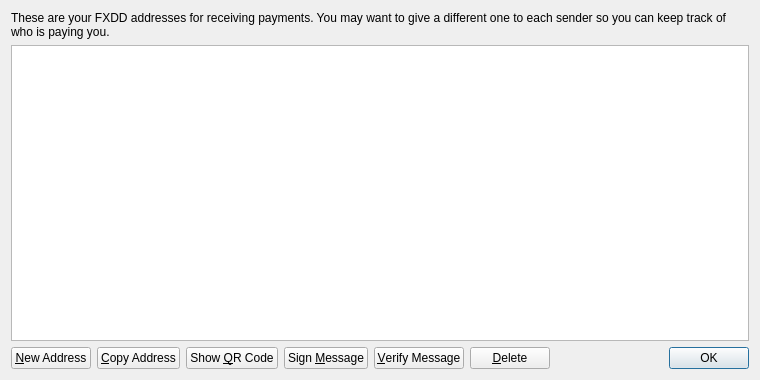
<?xml version="1.0" encoding="UTF-8"?>
<ui version="4.0">
 <class>AddressBookPage</class>
 <widget class="QWidget" name="AddressBookPage">
  <property name="geometry">
   <rect>
    <x>0</x>
    <y>0</y>
    <width>760</width>
    <height>380</height>
   </rect>
  </property>
  <property name="windowTitle">
   <string>Address Book</string>
  </property>
  <layout class="QVBoxLayout" name="verticalLayout">
   <item>
    <widget class="QLabel" name="labelExplanation">
     <property name="text">
      <string>These are your FXDD addresses for receiving payments. You may want to give a different one to each sender so you can keep track of who is paying you.</string>
     </property>
     <property name="textFormat">
      <enum>Qt::PlainText</enum>
     </property>
     <property name="wordWrap">
      <bool>true</bool>
     </property>
    </widget>
   </item>
   <item>
    <widget class="QTableView" name="tableView">
     <property name="contextMenuPolicy">
      <enum>Qt::CustomContextMenu</enum>
     </property>
     <property name="toolTip">
      <string>Double-click to edit address or label</string>
     </property>
     <property name="tabKeyNavigation">
      <bool>false</bool>
     </property>
     <property name="alternatingRowColors">
      <bool>true</bool>
     </property>
     <property name="selectionMode">
      <enum>QAbstractItemView::SingleSelection</enum>
     </property>
     <property name="selectionBehavior">
      <enum>QAbstractItemView::SelectRows</enum>
     </property>
     <property name="sortingEnabled">
      <bool>true</bool>
     </property>
     <attribute name="verticalHeaderVisible">
      <bool>false</bool>
     </attribute>
    </widget>
   </item>
   <item>
    <layout class="QHBoxLayout" name="horizontalLayout">
     <item>
      <widget class="QPushButton" name="newAddressButton">
       <property name="toolTip">
        <string>Create a new address</string>
       </property>
       <property name="text">
        <string>&amp;New Address</string>
       </property>
       <property name="icon">
        <iconset resource="../bitcoin.qrc">
         <normaloff>:/icons/add</normaloff>:/icons/add</iconset>
       </property>
      </widget>
     </item>
     <item>
      <widget class="QPushButton" name="copyToClipboard">
       <property name="toolTip">
        <string>Copy the currently selected address to the system clipboard</string>
       </property>
       <property name="text">
        <string>&amp;Copy Address</string>
       </property>
       <property name="icon">
        <iconset resource="../bitcoin.qrc">
         <normaloff>:/icons/editcopy</normaloff>:/icons/editcopy</iconset>
       </property>
      </widget>
     </item>
     <item>
      <widget class="QPushButton" name="showQRCode">
       <property name="text">
        <string>Show &amp;QR Code</string>
       </property>
       <property name="icon">
        <iconset resource="../bitcoin.qrc">
         <normaloff>:/icons/qrcode</normaloff>:/icons/qrcode</iconset>
       </property>
      </widget>
     </item>
     <item>
      <widget class="QPushButton" name="signMessage">
       <property name="toolTip">
        <string>Sign a message to prove you own a FXDD address</string>
       </property>
       <property name="text">
        <string>Sign &amp;Message</string>
       </property>
       <property name="icon">
        <iconset resource="../bitcoin.qrc">
         <normaloff>:/icons/edit</normaloff>:/icons/edit</iconset>
       </property>
      </widget>
     </item>
     <item>
      <widget class="QPushButton" name="verifyMessage">
       <property name="toolTip">
        <string>Verify a message to ensure it was signed with a specified FXDD address</string>
       </property>
       <property name="text">
        <string>&amp;Verify Message</string>
       </property>
       <property name="icon">
        <iconset resource="../bitcoin.qrc">
         <normaloff>:/icons/transaction_0</normaloff>:/icons/transaction_0</iconset>
       </property>
      </widget>
     </item>
     <item>
      <widget class="QPushButton" name="deleteButton">
       <property name="toolTip">
        <string>Delete the currently selected address from the list</string>
       </property>
       <property name="text">
        <string>&amp;Delete</string>
       </property>
       <property name="icon">
        <iconset resource="../bitcoin.qrc">
         <normaloff>:/icons/remove</normaloff>:/icons/remove</iconset>
       </property>
      </widget>
     </item>
     <item>
      <spacer name="horizontalSpacer">
       <property name="orientation">
        <enum>Qt::Horizontal</enum>
       </property>
       <property name="sizeHint" stdset="0">
        <size>
         <width>40</width>
         <height>20</height>
        </size>
       </property>
      </spacer>
     </item>
     <item>
      <widget class="QDialogButtonBox" name="buttonBox">
       <property name="sizePolicy">
        <sizepolicy hsizetype="Maximum" vsizetype="Fixed">
         <horstretch>0</horstretch>
         <verstretch>0</verstretch>
        </sizepolicy>
       </property>
       <property name="standardButtons">
        <set>QDialogButtonBox::Ok</set>
       </property>
      </widget>
     </item>
    </layout>
   </item>
  </layout>
 </widget>
 <resources>
  <include location="../bitcoin.qrc"/>
 </resources>
 <connections/>
</ui>
